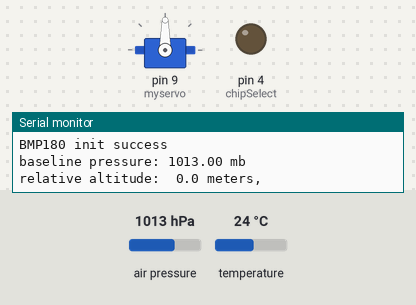
This sketch was run on a simulated Arduino Uno, built with avr-gcc and run on an emulated ATmega328P. Parts: servo, output pins drawn as LEDs (lit = HIGH), the last lines printed to the serial monitor. Inputs (shaded band) come from the test bench; at power-on: air pressure 1013 hPa, temperature 24 °C. Storage starts empty.

Above: at 0.1 s.
At 1.2 s:
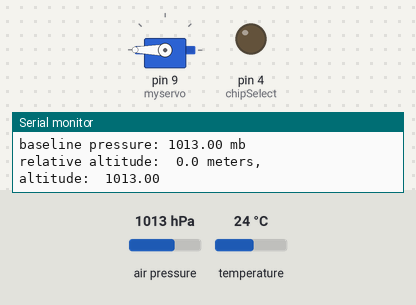
1.3 s: air pressure set to 1025 hPa
At 8.5 s:
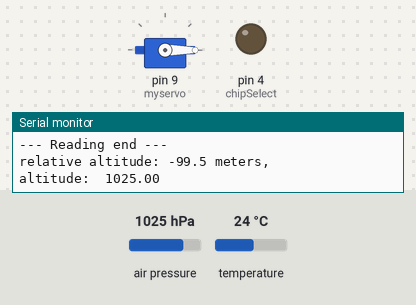
Timing chart, 0 to 10.2 s (numbered marks = the images above; inputs shaded):
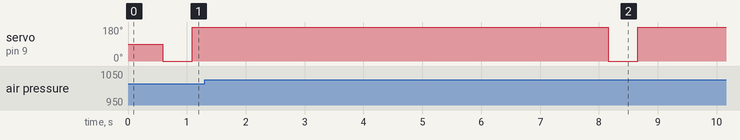

The sketch:

tasiyici_devre.ino
```cpp
#include <SD.h> //Load SD library
#include <SFE_BMP180.h>
#include <Servo.h>
#include <Wire.h>

Servo myservo;
SFE_BMP180 pressure;
double baseline; // baseline pressure
int chipSelect = 4; //chip select pin for the MicroSD Card Adapter
int pos = 0;// variable to store the servo position
File file; // file object that is used to read and write data

void setup() {
  Serial.begin(9600); // start serial connection to print out debug messages and data
  myservo.attach(9);  // attaches the servo on pin 9 to the servo object
  Serial.println("REBOOT");
  // Initialize the sensor (it is important to get calibration values stored on the device).
  if (pressure.begin())
    Serial.println("BMP180 init success");
  else
  {
    // Oops, something went wrong, this is usually a connection problem,
    // see the comments at the top of this sketch for the proper connections.
    Serial.println("BMP180 init fail (disconnected?)\n\n");
    while(1); // Pause forever.
  }

  // Get the baseline pressure:

  baseline = getPressure();

  Serial.print("baseline pressure: ");
  Serial.print(baseline);
  Serial.println(" mb");


  pinMode(chipSelect, OUTPUT); // chip select pin must be set to OUTPUT mode

  if (!SD.begin(chipSelect)) { // Initialize SD card
    Serial.println("Could not initialize SD card."); // if return value is false, something went wrong.
  }

  if (SD.exists("file.txt")) { // if "file.txt" exists, fill will be deleted
    Serial.println("File exists.");
    if (SD.remove("file.txt") == true) {
      Serial.println("Successfully removed file.");
    } else {
      Serial.println("Could not removed file.");
    }
  }


}


void loop() {

  double a,P;
  int l=1;
  P = getPressure();
  a = pressure.altitude(P,baseline);
  Serial.print("relative altitude: ");
  if (a >= 0.0) Serial.print(" "); // add a space for positive numbers
  Serial.print(a,1);
  Serial.println(" meters, ");
  Serial.print("altitude:  ");
  Serial.println(P);
  delay(500);
/*
  for (pos = 0; pos <= 180; pos += 1) { // goes from 0 degrees to 180 degrees
    // in steps of 1 degree
    myservo.write(pos);              // tell servo to go to position in variable 'pos'
    delay(500);                       // waits 15ms for the servo to reach the position
  }
  for (pos = 180; pos >= 0; pos -= 1) { // goes from 180 degrees to 0 degrees
    myservo.write(pos);              // tell servo to go to position in variable 'pos'
    delay(500);                       // waits 15ms for the servo to reach the position
  }
  */
 // if(a<=20 && a>=0){
    myservo.write(0);
    delay(500);
    myservo.write(180);
    delay(500);

   // }


  delay(1000);
  file = SD.open("file.txt", FILE_WRITE); //  "file.txt" to write data
  if (file) {
    file.println("Basinc:");
    file.println(P); // write number to file
    file.println("Yukseklik:");
    file.println(a);
    file.close(); // close file
    Serial.print("Wrote data"); // debug output: show written number in serial monitor

  } else {
    Serial.println("Could not open file (writing).");
  }

  file = SD.open("file.txt", FILE_READ); // open "file.txt" to read data
  if (file) {
    Serial.println("--- Reading start ---");
    char character;
    while ((character = file.read()) != -1) { // this while loop reads data stored in "file.txt" and prints it to serial monitor
      Serial.print(character);
    }
    file.close();
    Serial.println("--- Reading end ---");
  } else {
    Serial.println("Could not open file (reading).");
  }

  delay(5000); // wait for 5000ms
}


double getPressure()
{
  char status;
  double T,P,p0,a;

  // You must first get a temperature measurement to perform a pressure reading.

  // Start a temperature measurement:
  // If request is successful, the number of ms to wait is returned.
  // If request is unsuccessful, 0 is returned.

  status = pressure.startTemperature();
  if (status != 0)
  {
    // Wait for the measurement to complete:

    delay(status);

    // Retrieve the completed temperature measurement:
    // Note that the measurement is stored in the variable T.
    // Use '&T' to provide the address of T to the function.
    // Function returns 1 if successful, 0 if failure.

    status = pressure.getTemperature(T);
    if (status != 0)
    {
      // Start a pressure measurement:
      // The parameter is the oversampling setting, from 0 to 3 (highest res, longest wait).
      // If request is successful, the number of ms to wait is returned.
      // If request is unsuccessful, 0 is returned.

      status = pressure.startPressure(3);
      if (status != 0)
      {
        // Wait for the measurement to complete:
        delay(status);

        // Retrieve the completed pressure measurement:
        // Note that the measurement is stored in the variable P.
        // Use '&P' to provide the address of P.
        // Note also that the function requires the previous temperature measurement (T).
        // (If temperature is stable, you can do one temperature measurement for a number of pressure measurements.)
        // Function returns 1 if successful, 0 if failure.

        status = pressure.getPressure(P,T);
        if (status != 0)
        {
          return(P);
        }
        else Serial.println("error retrieving pressure measurement\n");
      }
      else Serial.println("error starting pressure measurement\n");
    }
    else Serial.println("error retrieving temperature measurement\n");
  }
  else Serial.println("error starting temperature measurement\n");
}
```
